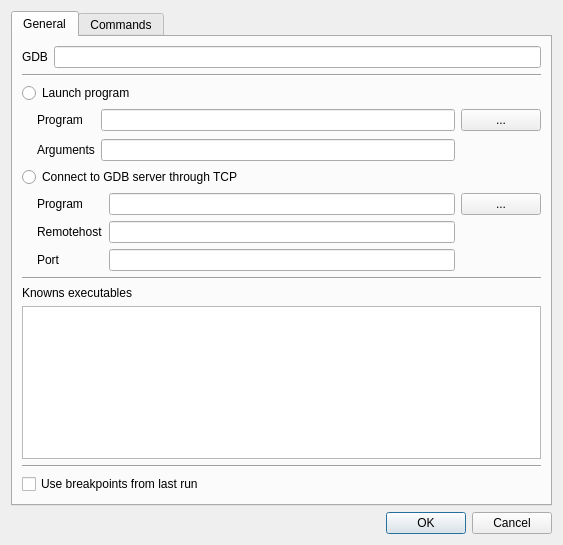
<?xml version="1.0" encoding="UTF-8"?>
<ui version="4.0">
 <class>OpenDialog</class>
 <widget class="QDialog" name="OpenDialog">
  <property name="geometry">
   <rect>
    <x>0</x>
    <y>0</y>
    <width>563</width>
    <height>545</height>
   </rect>
  </property>
  <property name="windowTitle">
   <string>Settings</string>
  </property>
  <layout class="QVBoxLayout" name="verticalLayout">
   <item>
    <widget class="QTabWidget" name="tabWidget">
     <property name="currentIndex">
      <number>0</number>
     </property>
     <widget class="QWidget" name="tab">
      <attribute name="title">
       <string>General</string>
      </attribute>
      <layout class="QVBoxLayout" name="verticalLayout_2">
       <item>
        <layout class="QGridLayout" name="gridLayout_3">
         <item row="0" column="0">
          <widget class="QLabel" name="label_6">
           <property name="text">
            <string>GDB</string>
           </property>
          </widget>
         </item>
         <item row="0" column="1">
          <widget class="QLineEdit" name="lineEdit_gdbCommand"/>
         </item>
        </layout>
       </item>
       <item>
        <widget class="Line" name="line">
         <property name="orientation">
          <enum>Qt::Horizontal</enum>
         </property>
        </widget>
       </item>
       <item>
        <widget class="QRadioButton" name="radioButton_localProgram">
         <property name="text">
          <string>Launch program</string>
         </property>
        </widget>
       </item>
       <item>
        <layout class="QGridLayout" name="gridLayout">
         <property name="leftMargin">
          <number>15</number>
         </property>
         <property name="verticalSpacing">
          <number>8</number>
         </property>
         <item row="0" column="0">
          <widget class="QLabel" name="label">
           <property name="text">
            <string>Program</string>
           </property>
          </widget>
         </item>
         <item row="0" column="1">
          <widget class="QLineEdit" name="lineEdit_program">
           <property name="sizePolicy">
            <sizepolicy hsizetype="Expanding" vsizetype="Fixed">
             <horstretch>0</horstretch>
             <verstretch>0</verstretch>
            </sizepolicy>
           </property>
          </widget>
         </item>
         <item row="0" column="2">
          <widget class="QPushButton" name="pushButton_selectFile">
           <property name="minimumSize">
            <size>
             <width>0</width>
             <height>0</height>
            </size>
           </property>
           <property name="text">
            <string>...</string>
           </property>
          </widget>
         </item>
         <item row="1" column="0">
          <widget class="QLabel" name="label_2">
           <property name="text">
            <string>Arguments</string>
           </property>
          </widget>
         </item>
         <item row="1" column="1">
          <widget class="QLineEdit" name="lineEdit_arguments"/>
         </item>
        </layout>
       </item>
       <item>
        <widget class="QRadioButton" name="radioButton_gdbServerTcp">
         <property name="text">
          <string>Connect to GDB server through TCP</string>
         </property>
        </widget>
       </item>
       <item>
        <layout class="QGridLayout" name="gridLayout_2">
         <property name="leftMargin">
          <number>15</number>
         </property>
         <item row="1" column="0">
          <widget class="QLabel" name="label_3">
           <property name="text">
            <string>Remotehost</string>
           </property>
          </widget>
         </item>
         <item row="1" column="1">
          <widget class="QLineEdit" name="lineEdit_tcpHost"/>
         </item>
         <item row="2" column="0">
          <widget class="QLabel" name="label_4">
           <property name="text">
            <string>Port</string>
           </property>
          </widget>
         </item>
         <item row="2" column="1">
          <widget class="QLineEdit" name="lineEdit_tcpPort"/>
         </item>
         <item row="0" column="1">
          <widget class="QLineEdit" name="lineEdit_tcpProgram"/>
         </item>
         <item row="0" column="0">
          <widget class="QLabel" name="label_5">
           <property name="text">
            <string>Program</string>
           </property>
          </widget>
         </item>
         <item row="0" column="2">
          <widget class="QPushButton" name="pushButton_selectTcpProgram">
           <property name="text">
            <string>...</string>
           </property>
          </widget>
         </item>
        </layout>
       </item>
       <item>
        <widget class="Line" name="line_2">
         <property name="orientation">
          <enum>Qt::Horizontal</enum>
         </property>
        </widget>
       </item>
       <item>
        <widget class="QLabel" name="label_7">
         <property name="text">
          <string>Knowns executables</string>
         </property>
        </widget>
       </item>
       <item>
        <widget class="QListView" name="execList">
         <property name="editTriggers">
          <set>QAbstractItemView::NoEditTriggers</set>
         </property>
         <property name="alternatingRowColors">
          <bool>true</bool>
         </property>
        </widget>
       </item>
       <item>
        <widget class="Line" name="line_3">
         <property name="orientation">
          <enum>Qt::Horizontal</enum>
         </property>
        </widget>
       </item>
       <item>
        <widget class="QCheckBox" name="checkBox_reloadBreakpoints">
         <property name="text">
          <string>Use breakpoints from last run</string>
         </property>
        </widget>
       </item>
       <item>
        <spacer name="verticalSpacer">
         <property name="orientation">
          <enum>Qt::Vertical</enum>
         </property>
         <property name="sizeHint" stdset="0">
          <size>
           <width>20</width>
           <height>40</height>
          </size>
         </property>
        </spacer>
       </item>
      </layout>
     </widget>
     <widget class="QWidget" name="tab_2">
      <attribute name="title">
       <string>Commands</string>
      </attribute>
      <layout class="QVBoxLayout" name="verticalLayout_3">
       <item>
        <widget class="QGroupBox" name="groupBox">
         <property name="title">
          <string>Initialization commands</string>
         </property>
         <layout class="QVBoxLayout" name="verticalLayout_4">
          <item>
           <widget class="QPlainTextEdit" name="plainTextEdit_initCommands"/>
          </item>
         </layout>
        </widget>
       </item>
       <item>
        <spacer name="verticalSpacer_2">
         <property name="orientation">
          <enum>Qt::Vertical</enum>
         </property>
         <property name="sizeHint" stdset="0">
          <size>
           <width>20</width>
           <height>40</height>
          </size>
         </property>
        </spacer>
       </item>
      </layout>
     </widget>
    </widget>
   </item>
   <item>
    <widget class="QDialogButtonBox" name="buttonBox">
     <property name="orientation">
      <enum>Qt::Horizontal</enum>
     </property>
     <property name="standardButtons">
      <set>QDialogButtonBox::Cancel|QDialogButtonBox::Ok</set>
     </property>
    </widget>
   </item>
  </layout>
 </widget>
 <resources/>
 <connections>
  <connection>
   <sender>buttonBox</sender>
   <signal>accepted()</signal>
   <receiver>OpenDialog</receiver>
   <slot>accept()</slot>
   <hints>
    <hint type="sourcelabel">
     <x>248</x>
     <y>254</y>
    </hint>
    <hint type="destinationlabel">
     <x>157</x>
     <y>274</y>
    </hint>
   </hints>
  </connection>
  <connection>
   <sender>buttonBox</sender>
   <signal>rejected()</signal>
   <receiver>OpenDialog</receiver>
   <slot>reject()</slot>
   <hints>
    <hint type="sourcelabel">
     <x>316</x>
     <y>260</y>
    </hint>
    <hint type="destinationlabel">
     <x>286</x>
     <y>274</y>
    </hint>
   </hints>
  </connection>
 </connections>
</ui>
